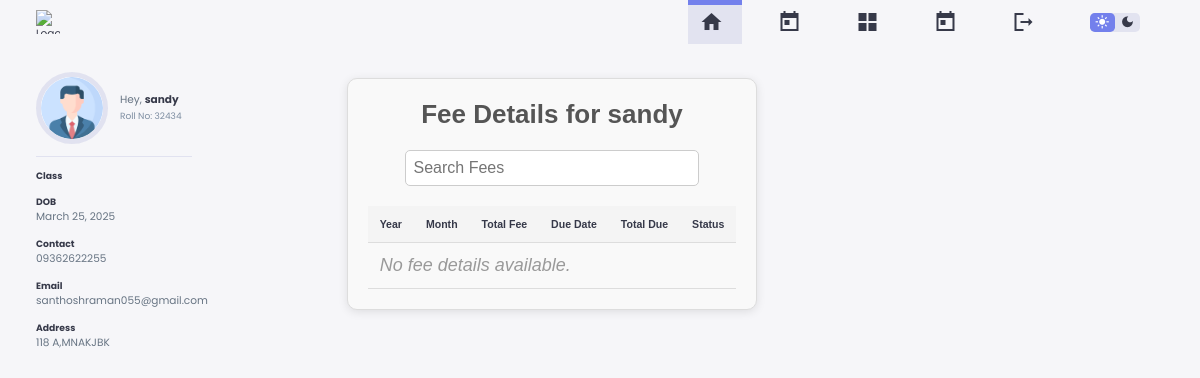
The app's page /student-fee-detail/ (signed in) with its own data.
### app1/models.py (models this page shows, shortened)
class Student(models.Model):
    user = models.OneToOneField(User, on_delete=models.CASCADE, related_name="student_profile")
    name = models.CharField(max_length=255)
    email = models.EmailField(max_length=255)
    phone_number = models.CharField(max_length=15)
    face_embedding = models.JSONField(blank=True, null=True)
    authorized = models.BooleanField(default=False)
    roll_no = models.CharField(max_length=20,unique=True)
    address = models.TextField()
    date_of_birth = models.DateField()
    joining_date = models.DateField()
    mother_name = models.CharField(max_length=255)
    father_name = models.CharField(max_length=255)
    session = models.ForeignKey(Session, on_delete=models.CASCADE, related_name="students")
    courses = models.ManyToManyField(Course, related_name="students")
    department = models.ManyToManyField(Department, related_name="students")
    semester= models.ManyToManyField(Semester, related_name="students")

### app1/views.py (the view)
# urls.py: path('student-fee-detail/', views.student_fee_detail, name='student_fee_detail'),
@login_required
def student_fee_detail(request):
    student = get_object_or_404(Student, user=request.user)
    fee_details = Fee.objects.filter(student=student).order_by('-due_date')
    context = {
        'student': student,
        'fee_details': fee_details,
    }
    return render(request, 'student/student_fee_detail.html', context)

### templates/student/student_fee_detail.html (shortened to what this page needs)
{% load static %}
<!DOCTYPE html>
<html lang="en">
<head>
    <link rel="stylesheet" href="{% static 'style.css' %}">
</head>
<body>
    <header>
        <div class="logo" title="University Management System">
            <img src="https://apycoder.com/wp-content/uploads/2024/02/WhatsApp-Image-2024-02-10-at-2.31.50-PM-1.jpeg" alt="Logo">
        </div>
        <div class="navbar">
            <a href="{% url 'student_dashboard' %}" class="active">
                <span class="material-icons-sharp">home</span>
            </a>
            <a href="{%url 'student_attendance'%}" onclick="timeTableAll()">
                <span class="material-icons-sharp">today</span>
            </a>
            <a href="{% url 'student_fee_detail' %}">
                <span class="material-icons-sharp">grid_view</span>
            </a>
            <a href="{% url 'Student_leave_list' %}">
                <span class="material-icons-sharp">today</span>
            </a>
            <a href="{% url 'logout' %}">
                <span class="material-icons-sharp">logout</span>
            </a>
        </div>
        <div class="theme-toggler">
            <span class="material-icons-sharp active">light_mode</span>
            <span class="material-icons-sharp">dark_mode</span>
        </div>
    </header>
    <div class="container">
        <aside>
            <div class="profile">
                <div class="top">
                    <div class="profile-photo">
                        {% if student.image %}
                            <img src="{{ student.image.url }}" alt="Profile Photo">
                        {% else %}
                            <img src="{% static 'images/defual.png' %}" alt="Default Profile Photo">
                        {% endif %}
                    </div>
                    <div class="info">
                        <p>Hey, <b>{{ student.name }}</b></p>
                        <small class="text-muted">Roll No: {{ student.roll_no }}</small>
                    </div>
                </div>
                <div class="about">
                    <h5>Class</h5>
                    <p>{{ student.student_class }}</p>
                    <h5>DOB</h5>
                    <p>{{ student.date_of_birth }}</p>
                    <h5>Contact</h5>
                    <p>{{ student.phone_number }}</p>
                    <h5>Email</h5>
                    <p>{{ student.email }}</p>
                    <h5>Address</h5>
                    <p>{{ student.address }}</p>
                </div>
            </div>
        </aside>
        <div class="fee-container">
            <h1>Fee Details for {{ student.name }}</h1>
            <div class="search-bar">
                <input type="text" id="feeSearch" placeholder="Search Fees" onkeyup="searchFees()">
            </div>
            <table id="feeTable">
                <thead>
                    <tr>
                        <th>Year</th>
                        <th>Month</th>
                        <th>Total Fee</th>
                        <th>Due Date</th>
                        <th>Total Due</th>
                        <th>Status</th>
                    </tr>
                </thead>
                <tbody>
                    {% for fee in fee_details %}
                    <tr class="fee-record">
                        <td>{{ fee.added_year }}</td>
                        <td>{{ fee.added_month }}</td>
                        <td>₹{{ fee.total_fee }}</td>
                        <td>{{ fee.due_date }}</td>
                        <td>₹{{ fee.balance }}</td>
                        <td class="fee-status
                            {% if fee.status == 'Paid' %}paid{% elif fee.status == 'Pending' %}pending{% elif fee.status == 'Partial' %}partially-paid{% elif fee.status == 'Overdue' %}overdue{% endif %}
                        ">
                            {{ fee.status }}
                        </td>
                    </tr>
                    {% empty %}
                    <tr>
                        <td colspan="6" class="no-fee-record">No fee details available.</td>
                    </tr>
                    {% endfor %}
                </tbody>
            </table>
        </div>
    </div>
</body>
</html>

### static/style.css (style rules this page uses)
:root { --color-primary: #7380ec; --color-danger: #ff7782; --color-success: #41f1b6; --color-warning: #ffbb55; --color-white: #fff; --color-info: #7d8da1; --color-dark: #363949; --color-light: rgba(132, 139, 200, 0.18); --color-dark-varient: #677483; --color-background: #f6f6f9; --card-border-radius: 2rem; --border-radius-1: 0.4rem; --border-radius-2: 1.2rem; --card-padding: 1.8rem; --box-shadow: 0 2rem 3rem var(--color-light) }
* { margin:0; padding: 0; text-decoration: none; list-style: none; box-sizing: border-box; }
html { font-size: 14px; scroll-behavior: smooth; }
body { font-family: 'Poppins', sans-serif; font-size: .88rem; background: var(--color-background); user-select: none; overflow-x: hidden; color: var(--color-dark); }
* { color: var(--color-dark); }
img { display: block; width: 100%; }
h1 { font-weight: 800; font-size: 1.8rem; }
h5 { font-size: .77rem; }
small { font-size: .75rem; }
.text-muted { color: var(--color-info); }
p { color: var(--color-dark-varient); }
b { color: var(--color-dark); }
.container { position: relative; display: grid; width: 93%; margin: 0 3rem; gap: 1.8rem; grid-template-columns: 14rem auto 23rem; padding-top: 4rem; }
header { position: fixed; width: 100vw; z-index: 1000; background-color: var(--color-background); }
header .logo { display: flex; gap: .8rem; margin-right: auto; }
header .logo img { width: 2rem; height: 2rem; }
header, header .navbar { display: flex; align-items: center; justify-content: flex-end; padding: 0 3rem; color: var(--color-info); }
header .navbar a { display: flex; margin-left: 2rem; gap: 1rem; align-items: center; justify-content: space-between; position: relative; height: 3.7rem; transition: all 300ms ease; padding: 0 2rem; }
header .navbar a.active { background: var(--color-light); color: var(--color-primary); }
header .navbar a.active::before { content: ""; background-color: var(--color-primary); position: absolute; height: 5px; width: 100%; left: 0;top: 0; }
header .theme-toggler { background: var(--color-light); display: flex; justify-content: space-between; align-items: center; height: 1.6rem; width: 4.2rem; cursor: pointer; border-radius: var(--border-radius-1); margin-right: 2rem; }
header .theme-toggler span { font-size: 1.2rem; width: 50%; height: 100%; display: flex; align-items: center; justify-content: center; }
header .theme-toggler span.active { background-color: var(--color-primary); color: white; border-radius: var(--border-radius-1); }
aside .profile { margin-top: 2rem; width: 13rem; position: fixed; }
aside .profile .top { display: flex; align-items: center; gap: 1rem; border-bottom: 1px solid var(--color-light); padding-bottom: 1rem; }
aside .profile .top .profile-photo { width: 6rem; height: 6rem; border-radius: 50%; overflow: hidden; border: 5px solid var(--color-light); transition: all 400ms ease; }
aside .profile .about p { padding-bottom: 1rem; }
aside .profile .about { margin-top: 1rem; }
@media screen and (max-width: 1200px) { html { font-size: 12px; } }
@media screen and (max-width: 1200px) { .container { grid-template-columns: 13rem auto 20rem; } }
@media screen and (max-width: 1200px) { header { position: fixed; } }
@media screen and (max-width: 1200px) { .container { padding-top: 4rem; } }
@media screen and (max-width: 1200px) { header .navbar a { width: 4.5rem; padding: 0 1rem; } }
.fee-container { font-family: 'Arial', sans-serif; background-color: #f9f9f9; color: #333; border: 1px solid #ddd; border-radius: 10px; box-shadow: 0 2px 10px rgba(0, 0, 0, 0.1); padding: 20px; max-width: 800px; margin: 30px auto; }
.fee-container h1 { font-size: 26px; font-weight: bold; color: #555; text-align: center; margin-bottom: 20px; }

### templates/student/student_fee_detail.html (style rules this page uses)
.fee-container { font-family: 'Arial', sans-serif; background-color: #f9f9f9; color: #333; border: 1px solid #ddd; border-radius: 10px; box-shadow: 0 2px 10px rgba(0, 0, 0, 0.1); padding: 20px; max-width: 800px; margin: 30px auto; }
.fee-container h1 { font-size: 26px; font-weight: bold; color: #555; text-align: center; margin-bottom: 20px; }
.search-bar { margin-bottom: 20px; text-align: center; }
.search-bar input { padding: 8px; font-size: 16px; width: 80%; max-width: 400px; border-radius: 5px; border: 1px solid #ccc; }
#feeTable { width: 100%; border-collapse: collapse; }
#feeTable th, #feeTable td { text-align: left; padding: 12px; border-bottom: 1px solid #ddd; }
#feeTable th { background-color: #f4f4f4; }
.no-fee-record { text-align: center; font-size: 18px; color: #999; font-style: italic; }

### records on screen
Student: name "sandy", roll_no "32434", date_of_birth "March 25, 2025", phone_number "09362622255", email "santhoshraman055@gmail.com", address "118 A,MNAKJBK"
